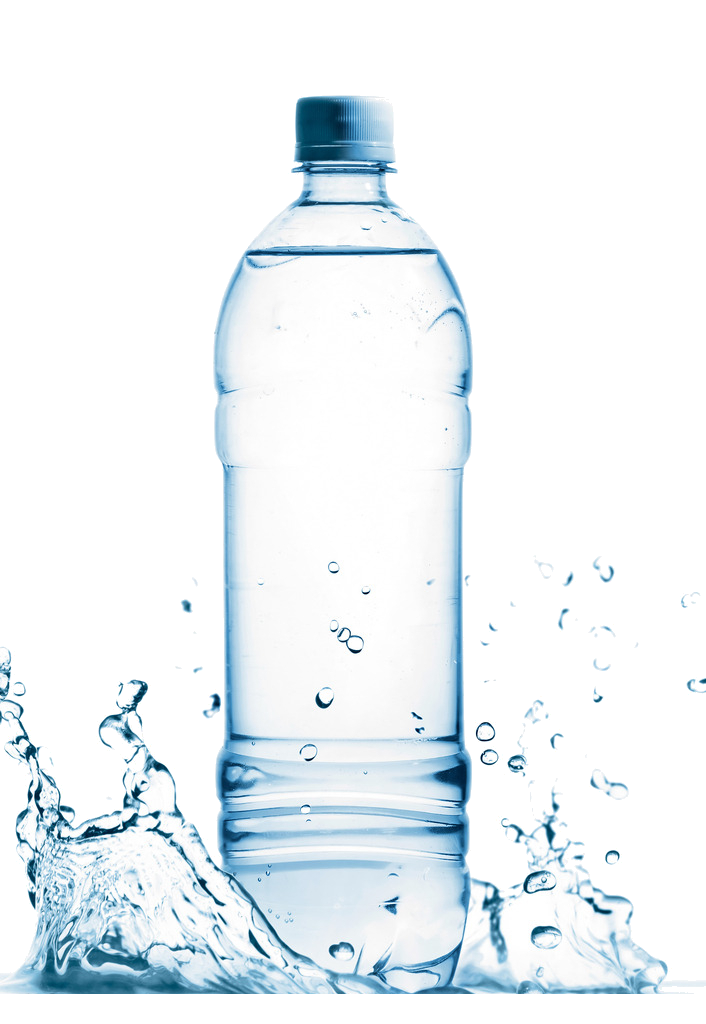
#> input picture DATA/IMAGES/bottle.png, 706 x 1024 px; its folder holds only this picture in this run
$ python -i 4.py   (imports and definitions only)   (older library calls are emulated)
#> lines starting #> are read from the running program, lines starting #| are printed output that depends on the picture
import re
import tkinter as tk
import tkinter.ttk as ttk
from tkinter import messagebox,Frame
from tkcalendar import  DateEntry
from PIL import Image, ImageTk
import cv2
import sys


class CreateToolTip(object):
    """
    create a tooltip for a given widget
    """
    # [10 lines left out: function __init__, not called in this run]

    def enter(self, event=None):
        self.schedule()

    def leave(self, event=None):
        self.unschedule()
        self.hidetip()

    def schedule(self):
        self.unschedule()
        self.id = self.widget.after(self.waittime, self.showtip)

    # [26 lines left out: functions unschedule, showtip, hidetip, not called in this run]

scanned_data=[['2021-08-31', '00307815988012', 'FX000563', '914093071883001'], ['2021-08-31', '00307815988012', 'FX000563', '914093071883002'], ['2021-08-31', '00307815988012', 'FX000563', '914093071883003'], ['2021-08-31', '00307815988012', 'FX000563', '914093071883004'], ['2021-08-31', '00307815988012', 'FX000563', '914093071883005'], ['2021-08-31', '00307815988012', 'FX000563', '914093071883006']]


already_scanned_data=[]


def user_login_4(user_name=str(0), a1=str(0), b1=str(0), c1=str(0), d1=str(0), e1=str(0), a2=str(0), b2=str(0),
                 c2=str(0), d2=str(0),
                 e2=str(0), id=str(0), limit=str(0)):
    class User_4():

        def __init__(self, window):


            load = cv2.imread('DATA/IMAGES/bottle.png', 1)
#> load is the input picture: shape (1024, 706, 3); mean B, G, R 246.5, 243, 236.8
            cv2imagex1 = cv2.cvtColor(load, cv2.COLOR_BGR2RGBA)
            load = Image.fromarray(cv2imagex1)
            load = load.resize((int(100), int(110)), Image.ANTIALIAS)
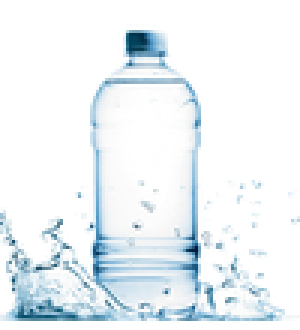
#> load: PIL image 100x110 RGBA (shown 3 times larger); mean R, G, B, A 236.4, 242.8, 246.3, 255
            render = ImageTk.PhotoImage(load)
            img = tk.Label(image=render)
            img.image = render
            img.place(x=80, y=10)

            self.lb0 = tk.Label(window, text="Scanning Page", font=("Helvetica", 25, 'bold'), bg='#EFEFEF')
            self.lb0.place(x=200, y=50)

            self.txtfld00 = ttk.Combobox(window, font=("Helvetica", 20), justify='center')
            self.txtfld00.place(x=450, y=50, width=70)
            if id == 'NIL':
                self.txtfld00.set('0')
                self.txtfld00.config(state='disabled')
            else:
                self.txtfld00.set(id)
                self.txtfld00.config(state='disabled')

            self.txtfld01 = ttk.Combobox(window, font=("Helvetica", 20), justify='center')
            self.txtfld01.place(x=525, y=50, width=70)
            self.txtfld01.set(d1)
            self.txtfld01.config(state='disabled')

            self.lb1 = tk.Label(window,
                                text="EXP(YYYY-MM-DD)",
                                font=("Helvetica", 10),
                                bg='#EFEFEF')
            self.lb1.place(x=60, y=170)

            self.txtfld1 = ttk.Combobox(window,
                                        font=("Helvetica", 10), state='readonly')
            self.txtfld1.place(x=270, y=170, width=260)
            self.txtfld1.set(a1)
            self.txtfld1.config(state='disabled')

            self.lb2 = tk.Label(window, text="Bulk Lot", font=("Helvetica", 10), bg='#EFEFEF')
            self.lb2.place(x=60, y=210)

            self.txtfld2 = ttk.Combobox(window,
                                        font=("Helvetica", 10), state='readonly')
            self.txtfld2.place(x=270, y=210, width=260)
            self.txtfld2.set(b1)
            self.txtfld2.config(state='disabled')

            self.lb3 = tk.Label(window, text="GTIN", font=("Helvetica", 10), bg='#EFEFEF')
            self.lb3.place(x=60, y=250)

            self.txtfld3 = ttk.Combobox(window, text="Enter UID", font=("Helvetica", 10), state='readonly')
            self.txtfld3.place(x=270, y=250, width=260)
            self.txtfld3.set(c1)
            self.txtfld3.config(state='disabled')

            self.lb5 = tk.Label(window, text="Batch Size", font=("Helvetica", 10), bg='#EFEFEF')
            self.lb5.place(x=60, y=290)

            self.txtfld5 = ttk.Combobox(window,
                                        font=("Helvetica", 10))
            self.txtfld5.place(x=270, y=290, width=260)
            self.txtfld5.set(e1)
            self.txtfld5.config(state='disabled')

            self.btn_back = ttk.Button(window, text="BACK", width=20, command=self.back)
            self.btn_back.place(x=10, y=400, width=180, height=40)


            # [1053 lines left out: function task, not called in this run]

            if limit == 'start':
                if len(already_scanned_data)<(len(scanned_data)):
                    task()


            if str(limit) == str('nil'):
                self.btn_finish = ttk.Button(window, text="START  SCANNING", width=20, command=self.start)
                self.btn_finish.place(x=-1, y=290, width=605, height=160)


            stringx = scanned_data


            self.stringc = stringx
            self.windows = window


        # [40 lines left out: functions start, display, back, not called in this run]


    window_user_login_4 = tk.Tk()
    # window_user_login_4.config(background='#EFEFEF')
    # window_user_login_4.attributes('-alpha', 0.97)

    user_login_window = User_4(window_user_login_4)
    # window_user_login_4.iconbitmap(
    #     default='DATA/IMAGES/icons/favicon.ico')
    window_user_login_4.title(
        'Scanning Page ' + '4')


    window_user_login_4.geometry("600x450")
    window_user_login_4.mainloop()


# [3 lines not run here, left out]

>>> result = user_login_4()
